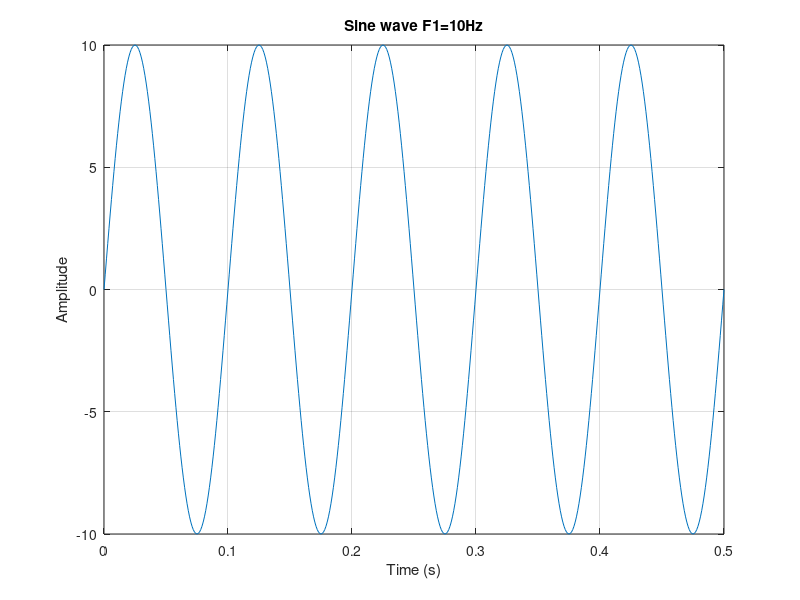
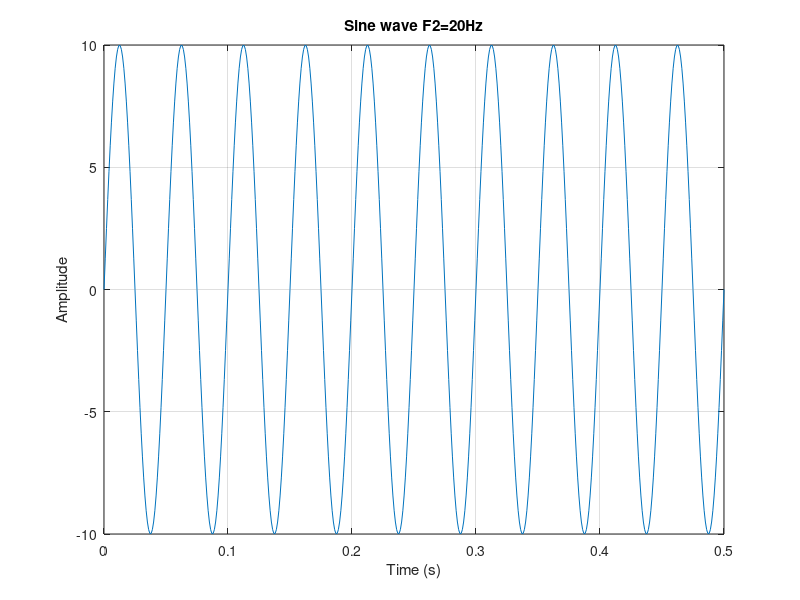
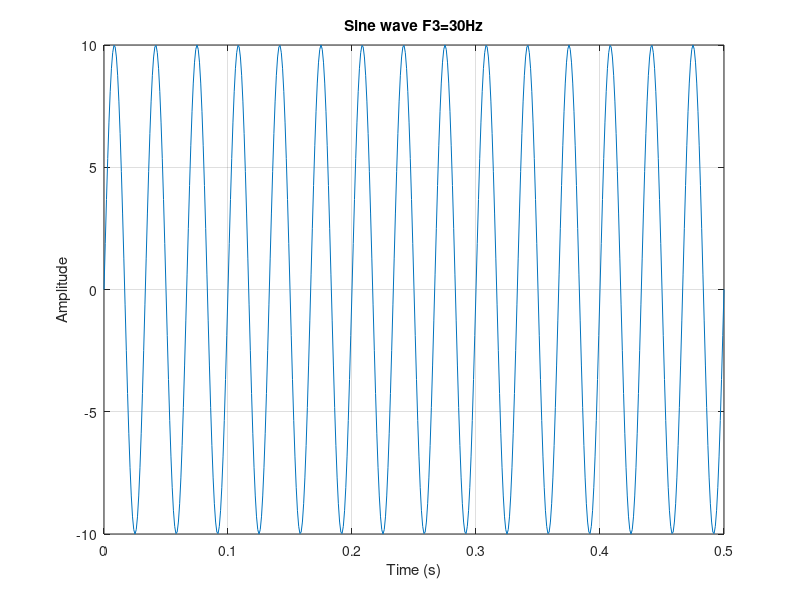
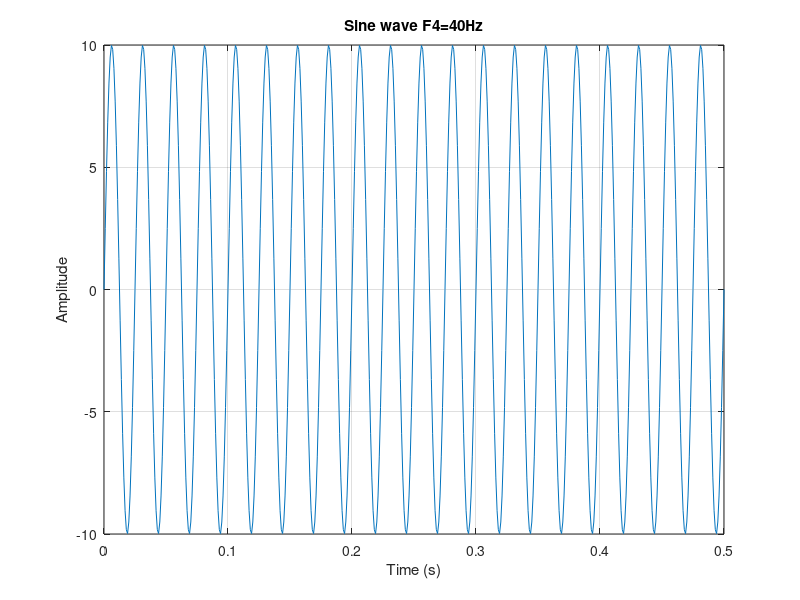

Write MATLAB code to recreate these figures, in order.
t = 0:0.001:0.5;
F1 = 10;
F2 = 20;
F3 = 30;
F4 = 40;
x1 = 10*sin(2*pi*F1*t);
x2 = 10*sin(2*pi*F2*t);
x3 = 10*sin(2*pi*F3*t);
x4 = 10*sin(2*pi*F4*t);
figure;
plot(t,x1)
title('Sine wave F1=10Hz')
xlabel('Time (s)')
ylabel('Amplitude')
grid on
figure;
plot(t,x2)
title('Sine wave F2=20Hz')
xlabel('Time (s)')
ylabel('Amplitude')
grid on
figure;
plot(t,x3)
title('Sine wave F3=30Hz')
xlabel('Time (s)')
ylabel('Amplitude')
grid on
figure;
plot(t,x4)
title('Sine wave F4=40Hz')
xlabel('Time (s)')
ylabel('Amplitude')
grid on
